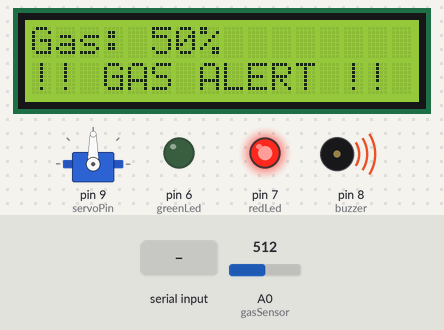
Bench run of a sketch on a simulated Arduino Uno, built with avr-gcc and run on an emulated ATmega328P. On the bench: servo, 16×2 character LCD, output pins drawn as LEDs (lit = HIGH), buzzer (waves = sounding, pin HIGH). Inputs (shaded band) come from the test bench; at power-on: A0 (gasSensor) = 512. The modem accepts every AT command (registered, SIM ready, sends succeed) and sends nothing else.

Above: at 8.3 s.
8.4 s: "ON" received over the second serial link
At 10.3 s:
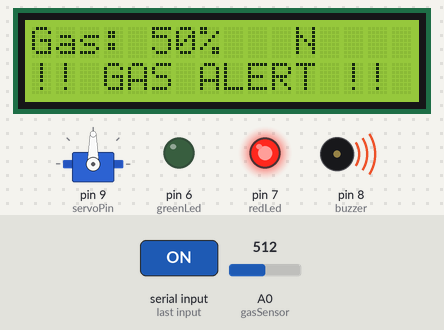
11.3 s: A0 (gasSensor) set to 333
At 12.6 s:
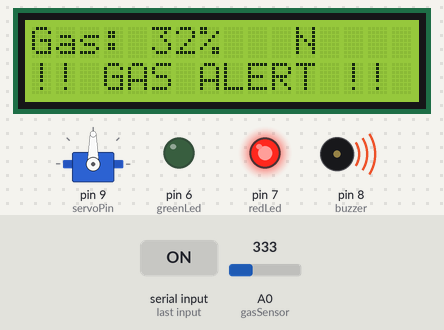
12.9 s: A0 (gasSensor) set to 309
At 13.6 s:
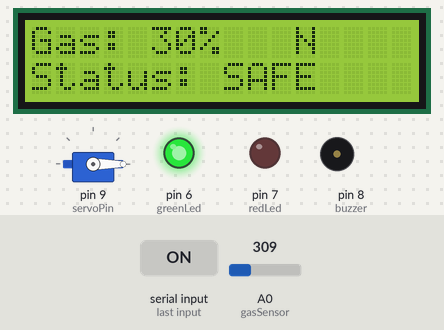
14.5 s: "OFF" received over the second serial link
At 17.2 s:
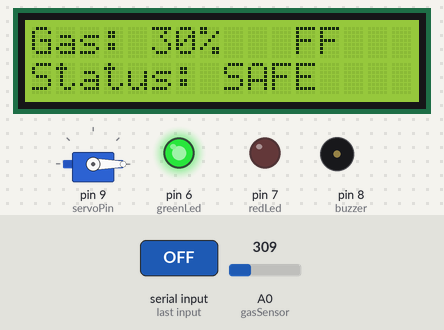
17.5 s: A0 (gasSensor) set to 511
At 18.3 s:
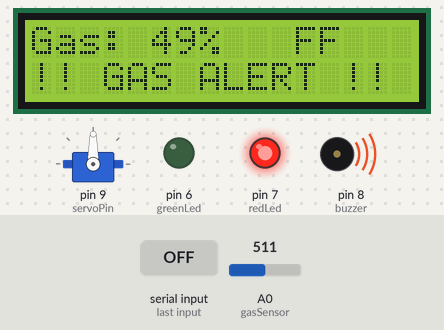
19.1 s: A0 (gasSensor) set to 1015
At 20.4 s:
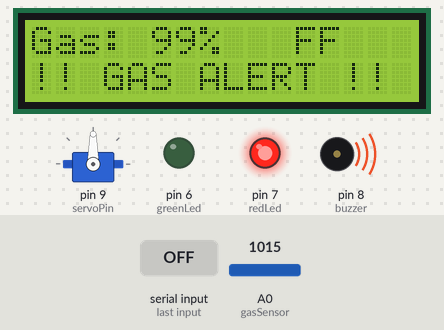
20.7 s: A0 (gasSensor) set to 1023
Timing chart, 0 to 23.4 s (numbered marks = the images above; inputs shaded):
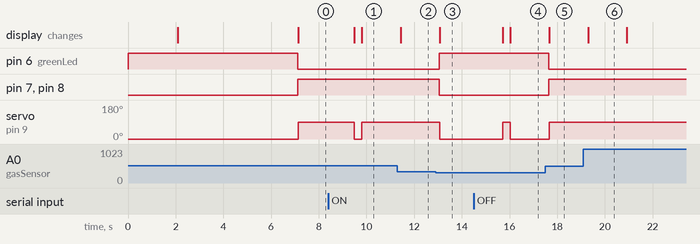

Measured:
- the behaviour switches between 318 and 317 on A0 (gasSensor) (found by bisection; images 2 and 3)
- after the input at 8.4 s, servo on pin 9 (servoPin): 90° → 0° after 1.1 s, → 90° 0.33 s later; the display: first changes after 1.1 s (image 1 shows a later state)
- after the input at 11.3 s, the display: changes after 0.14 s (image 2)
- after the input at 12.9 s, pin 6 (greenLed): LOW → HIGH after 0.15 s; pin 7 (redLed), pin 8 (buzzer): HIGH → LOW after 0.15 s; servo on pin 9 (servoPin): 90° → 0° after 0.17 s; the display: changes after 0.17 s (image 3)
- after the input at 14.5 s, servo on pin 9 (servoPin): 0° → 90° after 1.2 s, → 0° 0.33 s later; the display: first changes after 1.2 s (image 4 shows a later state)
- after the input at 17.5 s, pin 6 (greenLed): HIGH → LOW after 0.15 s; pin 7 (redLed), pin 8 (buzzer): LOW → HIGH after 0.15 s; servo on pin 9 (servoPin): 0° → 90° after 0.16 s; the display: changes after 0.16 s (image 5)
- after the input at 19.1 s, the display: changes after 0.19 s (image 6)

The sketch:

project.ino
```cpp
#include <Wire.h>
#include <LiquidCrystal_I2C.h>
#include <Servo.h>
#include <SoftwareSerial.h>

LiquidCrystal_I2C lcd(0x27, 16, 2);
Servo myServo;
SoftwareSerial gsm(2, 3);   // Arduino RX, TX

int gasSensor = A0;
int buzzer = 8;
int redLed = 7;
int greenLed = 6;
int servoPin = 9;

int thresholdPercent = 30;
bool alertSent = false;
unsigned long lastAlertTime = 0;

void setup() {
  pinMode(buzzer, OUTPUT);
  pinMode(redLed, OUTPUT);
  pinMode(greenLed, OUTPUT);

  digitalWrite(buzzer, LOW);
  digitalWrite(redLed, LOW);
  digitalWrite(greenLed, HIGH);  // SAFE at start

  myServo.attach(servoPin);
  myServo.write(0);  // OPEN

  lcd.init();
  lcd.backlight();
  lcd.print("Gas Detector");
  delay(2000);
  lcd.clear();

  gsm.begin(9600);
  delay(3000);

  gsm.println("AT");
  delay(1000);
  gsm.println("AT+CMGF=1");
  delay(1000);
  gsm.println("AT+CNMI=2,2,0,0,0");
}

void loop() {
  int gasValue = analogRead(gasSensor);
  int gasPercent = map(gasValue, 0, 1023, 0, 100);

  lcd.setCursor(0, 0);
  lcd.print("Gas: ");
  lcd.print(gasPercent);
  lcd.print("%   ");

  if (gasPercent > thresholdPercent) {
    digitalWrite(buzzer, HIGH);
    digitalWrite(redLed, HIGH);
    digitalWrite(greenLed, LOW);
    myServo.write(90);   // CLOSE

    lcd.setCursor(0, 1);
    lcd.print("!! GAS ALERT !!");

    if (!alertSent && millis() - lastAlertTime > 60000) {
      sendSMS(gasPercent);
      makeCall();
      alertSent = true;
      lastAlertTime = millis();
    }

  } else {
    digitalWrite(buzzer, LOW);
    digitalWrite(redLed, LOW);
    digitalWrite(greenLed, HIGH);
    myServo.write(0);   // OPEN

    lcd.setCursor(0, 1);
    lcd.print("Status: SAFE   ");
    alertSent = false;
  }

  receiveSMS();
  delay(300);
}

// ---------- SMS ----------
void sendSMS(int percent) {
  gsm.println("AT+CMGS=\"+91XXXXXXXXXX\"");
  delay(1000);
  gsm.print("Gas Alert! Level: ");
  gsm.print(percent);
  gsm.println("%");
  gsm.write(26);
  delay(3000);
}

// ---------- CALL ----------
void makeCall() {
  gsm.println("ATD+91XXXXXXXXXX;");
  delay(12000);
  gsm.println("ATH");
}

// ---------- RECEIVE ----------
void receiveSMS() {
  if (gsm.available()) {
    String sms = gsm.readString();
    sms.toUpperCase();

    if (sms.indexOf("OFF") != -1) {
      myServo.write(90);
      lcd.clear();
      lcd.print("Regulator OFF");
    }

    if (sms.indexOf("ON") != -1) {
      myServo.write(0);
      lcd.clear();
      lcd.print("Regulator ON");
    }
  }
}
```
